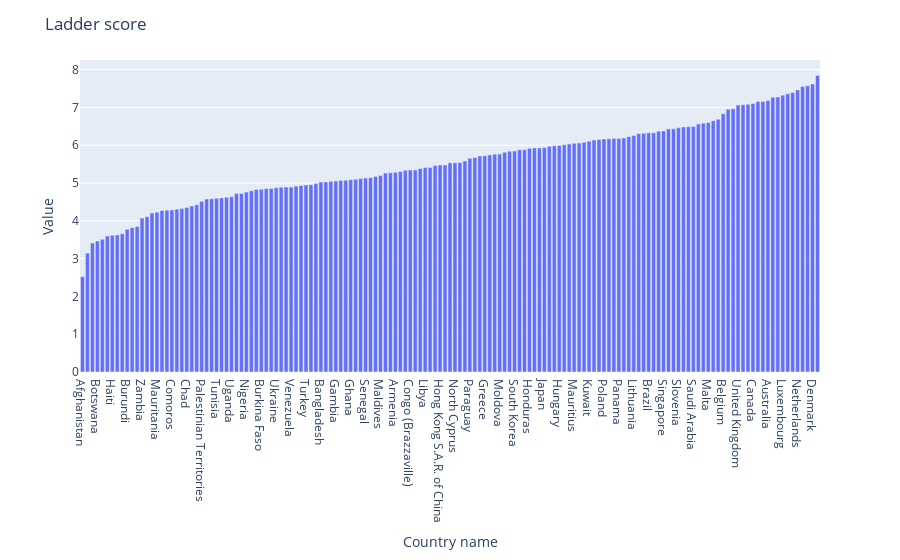
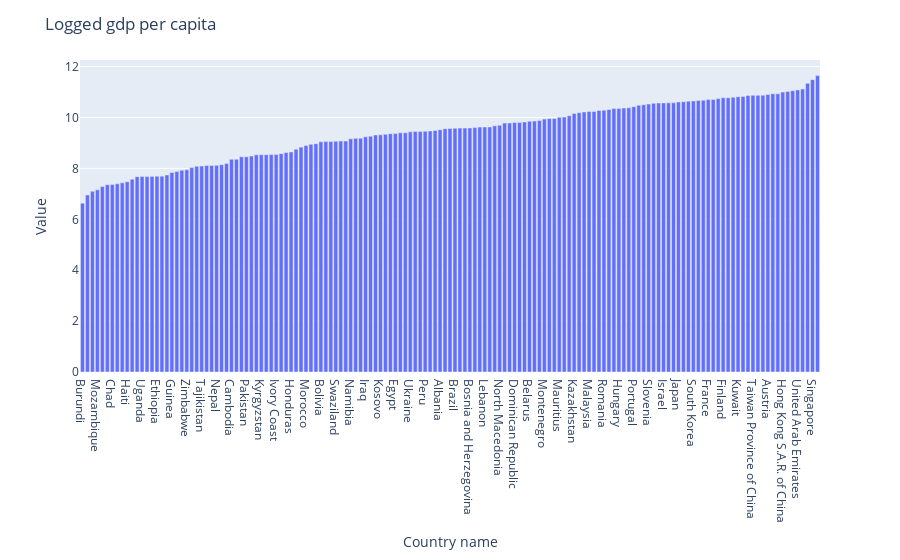
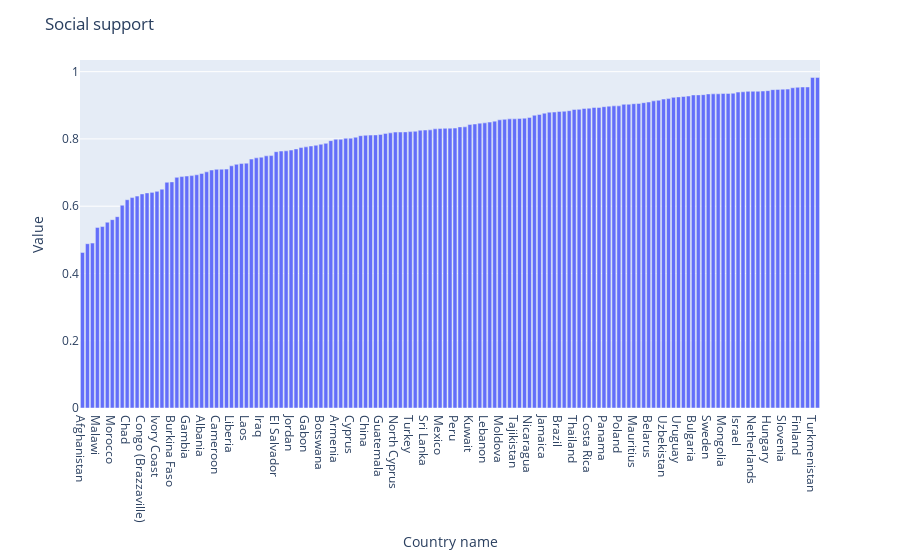
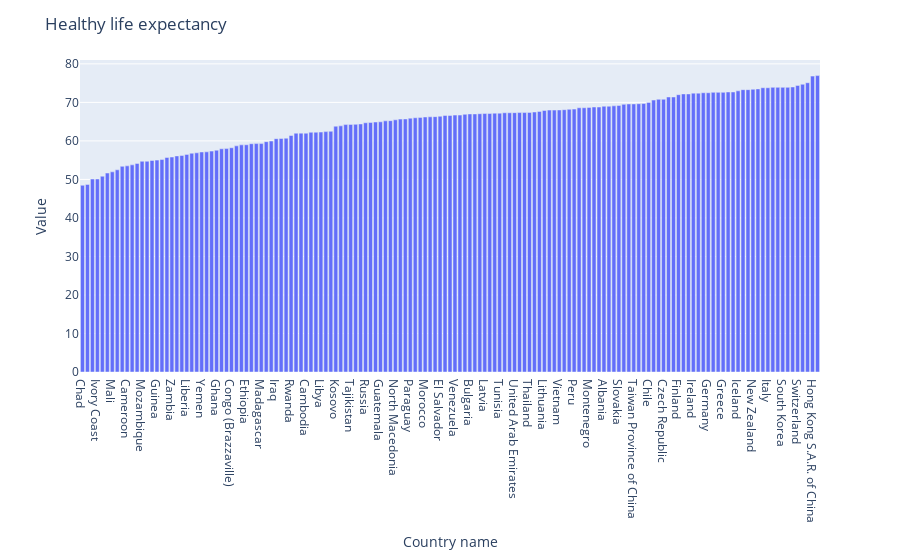

The notebook cell saved with these charts, in order:
### Code cell
# Bar plot for smallest granularity
for numerical_variable in numerical.columns:
    df_auxiliar = df1_metrics.sort_values(numerical_variable)
    plot_xy(df_auxiliar, x_axis="country_name", y_axis=numerical_variable, plot_type=px.bar)

### Figure 1 — Plotly figure (JSON) as saved in the notebook; plotly's stock layout.template omitted (floating-point values rounded to 4 significant figures; data arrays with more than 128 entries replaced by an {"elided": "..."} marker saying what was removed)
{"data": [{"alignmentgroup": "True", "hovertemplate": "country_name=%{x}<br>ladder_score=%{y}<extra></extra>", "legendgroup": "", "marker": {"color": "#636efa", "pattern": {"shape": ""}}, "name": "", "offsetgroup": "", "orientation": "v", "showlegend": false, "textposition": "auto", "type": "bar", "x": {"elided": "149 str values"}, "xaxis": "x", "y": {"elided": "149 float values"}, "yaxis": "y"}], "layout": {"barmode": "relative", "legend": {"tracegroupgap": 0}, "margin": {"t": 60}, "title": {"text": "Ladder score"}, "xaxis": {"anchor": "y", "domain": [0, 1], "title": {"text": "Country name"}}, "yaxis": {"anchor": "x", "domain": [0, 1], "title": {"text": "Value"}}}}

### Figure 2 — Plotly figure (JSON) as saved in the notebook; plotly's stock layout.template omitted (floating-point values rounded to 4 significant figures; data arrays with more than 128 entries replaced by an {"elided": "..."} marker saying what was removed)
{"data": [{"alignmentgroup": "True", "hovertemplate": "country_name=%{x}<br>logged_gdp_per_capita=%{y}<extra></extra>", "legendgroup": "", "marker": {"color": "#636efa", "pattern": {"shape": ""}}, "name": "", "offsetgroup": "", "orientation": "v", "showlegend": false, "textposition": "auto", "type": "bar", "x": {"elided": "149 str values"}, "xaxis": "x", "y": {"elided": "149 float values"}, "yaxis": "y"}], "layout": {"barmode": "relative", "legend": {"tracegroupgap": 0}, "margin": {"t": 60}, "title": {"text": "Logged gdp per capita"}, "xaxis": {"anchor": "y", "domain": [0, 1], "title": {"text": "Country name"}}, "yaxis": {"anchor": "x", "domain": [0, 1], "title": {"text": "Value"}}}}

### Figure 3 — Plotly figure (JSON) as saved in the notebook; plotly's stock layout.template omitted (floating-point values rounded to 4 significant figures; data arrays with more than 128 entries replaced by an {"elided": "..."} marker saying what was removed)
{"data": [{"alignmentgroup": "True", "hovertemplate": "country_name=%{x}<br>social_support=%{y}<extra></extra>", "legendgroup": "", "marker": {"color": "#636efa", "pattern": {"shape": ""}}, "name": "", "offsetgroup": "", "orientation": "v", "showlegend": false, "textposition": "auto", "type": "bar", "x": {"elided": "149 str values"}, "xaxis": "x", "y": {"elided": "149 float values"}, "yaxis": "y"}], "layout": {"barmode": "relative", "legend": {"tracegroupgap": 0}, "margin": {"t": 60}, "title": {"text": "Social support"}, "xaxis": {"anchor": "y", "domain": [0, 1], "title": {"text": "Country name"}}, "yaxis": {"anchor": "x", "domain": [0, 1], "title": {"text": "Value"}}}}

### Figure 4 — Plotly figure (JSON) as saved in the notebook; plotly's stock layout.template omitted (floating-point values rounded to 4 significant figures; data arrays with more than 128 entries replaced by an {"elided": "..."} marker saying what was removed)
{"data": [{"alignmentgroup": "True", "hovertemplate": "country_name=%{x}<br>healthy_life_expectancy=%{y}<extra></extra>", "legendgroup": "", "marker": {"color": "#636efa", "pattern": {"shape": ""}}, "name": "", "offsetgroup": "", "orientation": "v", "showlegend": false, "textposition": "auto", "type": "bar", "x": {"elided": "149 str values"}, "xaxis": "x", "y": {"elided": "149 float values"}, "yaxis": "y"}], "layout": {"barmode": "relative", "legend": {"tracegroupgap": 0}, "margin": {"t": 60}, "title": {"text": "Healthy life expectancy"}, "xaxis": {"anchor": "y", "domain": [0, 1], "title": {"text": "Country name"}}, "yaxis": {"anchor": "x", "domain": [0, 1], "title": {"text": "Value"}}}}
